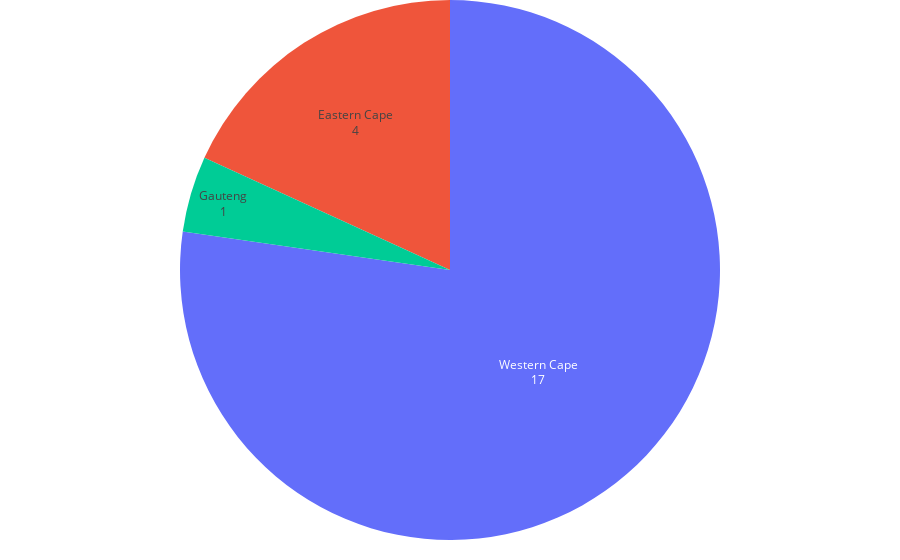

Notebook source saved alongside this figure:
### Markdown cell above
### Latest Change

### Code cell
create_pie_chart(prov_deaths_totals_data, 'latest_change', 'province', 'latest_change_deaths_per_province.html')

### Figure 1 — Plotly figure (JSON) as saved in the notebook; plotly's stock layout.template omitted (floating-point values rounded to 4 significant figures)
{"data": [{"domain": {"x": [0, 1], "y": [0, 1]}, "hoverinfo": "label+percent", "hovertemplate": "%{label}<br>%{value}", "labels": ["Eastern Cape", "Free State", "Gauteng", "KwaZulu-Natal", "Limpopo", "Mpumalanga", "Northern Cape", "North West", "Western Cape", "Unknown"], "legendgroup": "", "name": "", "showlegend": true, "textinfo": "value+label", "textposition": "inside", "type": "pie", "values": [4, 0, 1, 0, 0, 0, 0, 0, 17, 0]}], "layout": {"legend": {"tracegroupgap": 0, "x": 0, "y": 1}, "margin": {"b": 20, "l": 0, "r": 0, "t": 0}, "showlegend": false}}
